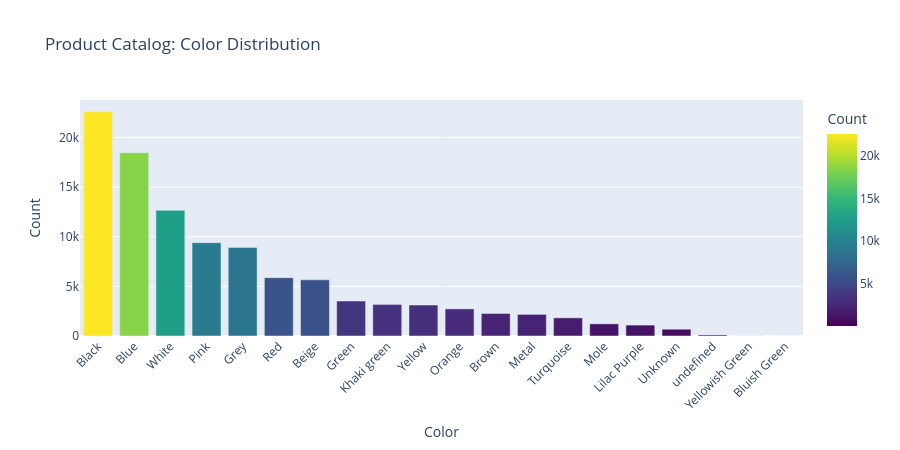

The notebook cell saved with this chart:
### Code cell
# Color distribution - interactive Plotly chart
color_dist = articles['perceived_colour_master_name'].value_counts().reset_index()
color_dist.columns = ['Color', 'Count']

fig = px.bar(color_dist, x='Color', y='Count',
             title='Product Catalog: Color Distribution',
             color='Count', color_continuous_scale='Viridis')
fig.update_layout(xaxis_tickangle=-45, height=450)
fig.show()

### Figure 1 — Plotly figure (JSON) as saved in the notebook; plotly's stock layout.template omitted (floating-point values rounded to 4 significant figures)
{"data": [{"hovertemplate": "Color=%{x}<br>Count=%{marker.color}<extra></extra>", "legendgroup": "", "marker": {"color": [22585, 18469, 12665, 9403, 8924, 5878, 5657, 3526, 3181, 3121, 2734, 2269, 2180, 1829, 1223, 1100, 685, 105, 5, 3], "coloraxis": "coloraxis", "pattern": {"shape": ""}}, "name": "", "orientation": "v", "showlegend": false, "textposition": "auto", "type": "bar", "x": ["Black", "Blue", "White", "Pink", "Grey", "Red", "Beige", "Green", "Khaki green", "Yellow", "Orange", "Brown", "Metal", "Turquoise", "Mole", "Lilac Purple", "Unknown", "undefined", "Yellowish Green", "Bluish Green"], "xaxis": "x", "y": [22585, 18469, 12665, 9403, 8924, 5878, 5657, 3526, 3181, 3121, 2734, 2269, 2180, 1829, 1223, 1100, 685, 105, 5, 3], "yaxis": "y"}], "layout": {"barmode": "relative", "coloraxis": {"colorbar": {"title": {"text": "Count"}}, "colorscale": [[0, "#440154"], [0.1111, "#482878"], [0.2222, "#3e4989"], [0.3333, "#31688e"], [0.4444, "#26828e"], [0.5556, "#1f9e89"], [0.6667, "#35b779"], [0.7778, "#6ece58"], [0.8889, "#b5de2b"], [1, "#fde725"]]}, "height": 450, "legend": {"tracegroupgap": 0}, "title": {"text": "Product Catalog: Color Distribution"}, "xaxis": {"anchor": "y", "domain": [0, 1], "tickangle": -45, "title": {"text": "Color"}}, "yaxis": {"anchor": "x", "domain": [0, 1], "title": {"text": "Count"}}}}
